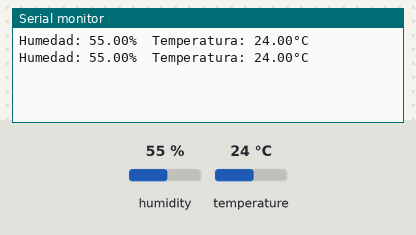
Bench run of a sketch on a simulated Arduino Uno, built with avr-gcc and run on an emulated ATmega328P. On the bench: the last lines printed to the serial monitor. The inputs (shaded band) are chosen by the test bench; at power-on: humidity 55 %, temperature 24 °C.

Above: at 2.8 s.
2.9 s: humidity set to 22 %
At 5.3 s:
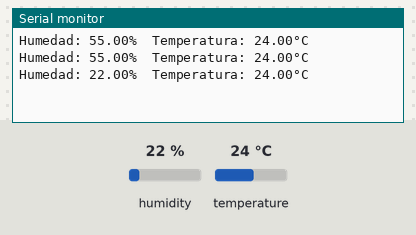
5.6 s: temperature set to 12 °C
At 6.5 s:
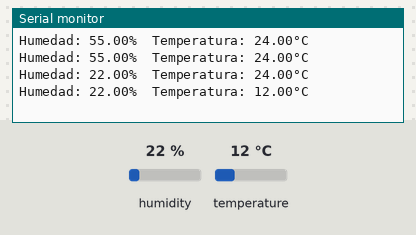
8.3 s: humidity set to 40 %
At 11.4 s:
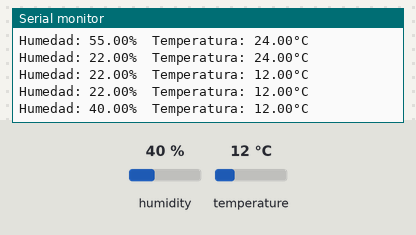
Timing chart, 0 to 12.9 s (numbered marks = the images above; inputs shaded):
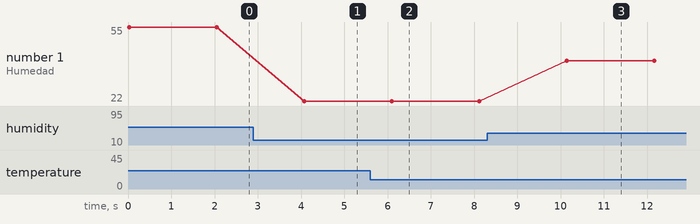

The sketch:

temp.ino
```cpp
#include <DHT.h>

#define DHTPIN 2     // El pin digital al que está conectado el sensor
#define DHTTYPE DHT11   // El tipo de sensor que se está utilizando (DHT11 o DHT22)

DHT dht(DHTPIN, DHTTYPE);

void setup() {
  Serial.begin(9600);  // Inicializar la comunicación serial
  dht.begin();  // Inicializar el sensor DHT11
}

void loop() {
  float humedad = dht.readHumidity();  // Leer la humedad relativa
  float temperatura = dht.readTemperature();  // Leer la temperatura en grados Celsius

  Serial.print("Humedad: ");
  Serial.print(humedad);
  Serial.print("%  Temperatura: ");
  Serial.print(temperatura);
  Serial.println("°C");

  delay(2000);  // Esperar 2 segundos antes de volver a leer los valores
}
```

Measured:
- after the input at 2.9 s, the serial monitor: prints a new line after 1.2 s (image 1)
- after the input at 5.6 s, the serial monitor: prints a new line after 0.50 s (image 2)
- after the input at 8.3 s, the serial monitor: prints a new line after 1.8 s (image 3)
- plotted number 1: 55 → 22 after the input at 2.9 s, 22 → 40 after the input at 8.3 s
